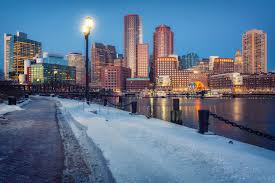
#> input picture OpenCV/Photos/boston.jpg, 275 x 183 px, found by its file name
$ python splitmerge.py
#> lines starting #> are read from the running program, lines starting #| are printed output that depends on the picture
import cv2 as cv
import numpy as np


img = cv.imread('Opencv/Photos/boston.jpg')
#> img is the input picture: shape (183, 275, 3); mean B, G, R 137.6, 113.8, 95.6
cv.imshow("boston",img)

# 1. display b,g,r from the img
b,g,r=cv.split(img)
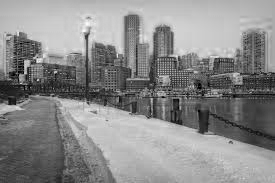
#> b: shape (183, 275); min 0, max 251, mean 137.6
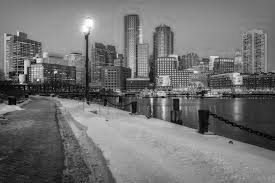
#> g: shape (183, 275); min 0, max 255, mean 113.8
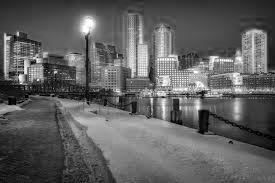
#> r: shape (183, 275); min 0, max 255, mean 95.6
cv.imshow("Blue",b)
cv.imshow("Red",r)
cv.imshow("Green",g)

print(f'img.shape {img.shape} , b.shape {b.shape} ,r.shape {r.shape} ,g.shape {g.shape}')
#| img.shape (183, 275, 3) , b.shape (183, 275) ,r.shape (183, 275) ,g.shape (183, 275)

# 2.Merged bgr
merged = cv.merge([r,b,g])
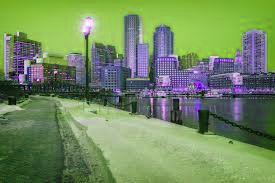
#> merged: shape (183, 275, 3); mean of channels 0, 1, 2 95.6, 137.6, 113.8; drawn as B, G, R
cv.imshow('merged image', merged)

# 3.Combine Blank with B,g,r
blank=np.zeros(img.shape[:2],dtype='uint8')
blue=cv.merge([b,blank,blank])
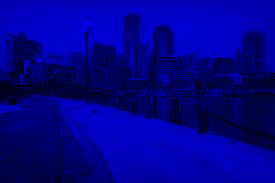
#> blue: shape (183, 275, 3); mean of channels 0, 1, 2 137.6, 0, 0; drawn as B, G, R
red=cv.merge([blank,blank,r])
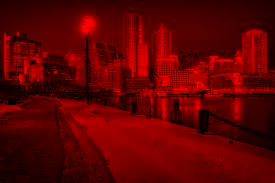
#> red: shape (183, 275, 3); mean of channels 0, 1, 2 0, 0, 95.6; drawn as B, G, R
green=cv.merge([blank,g,blank])
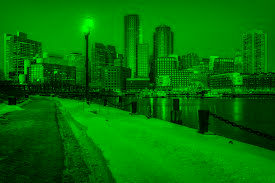
#> green: shape (183, 275, 3); mean of channels 0, 1, 2 0, 113.8, 0; drawn as B, G, R
cv.imshow("Blank --> Blue",blue)
cv.imshow("Blank --> Red",red)
cv.imshow("Blank --> Green",green)

cv.waitKey(0)

$ run again, with OpenCV/Photos/cat_large.jpg copied over OpenCV/Photos/boston.jpg
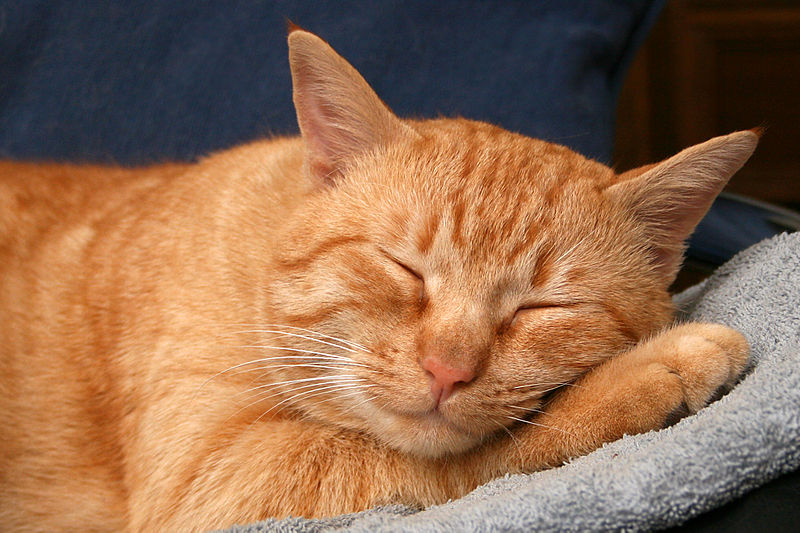
#> input picture OpenCV/Photos/cat_large.jpg, 800 x 533 px, found by its file name
#> img is the input picture: shape (533, 800, 3); mean B, G, R 79.6, 107.6, 146.1
#| img.shape (533, 800, 3) , b.shape (533, 800) ,r.shape (533, 800) ,g.shape (533, 800)
#> `red=cv.merge([blank,blank,r])`:
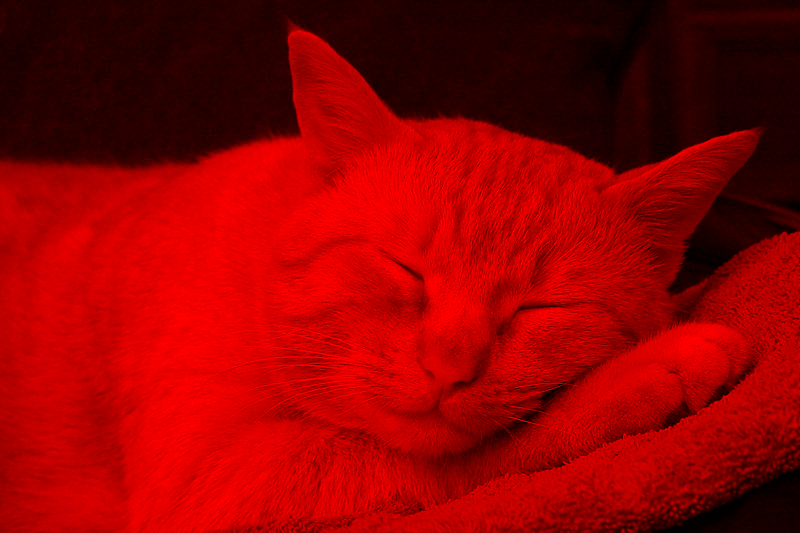
#> red: shape (533, 800, 3); mean of channels 0, 1, 2 0, 0, 146.1; drawn as B, G, R
#> `green=cv.merge([blank,g,blank])`:
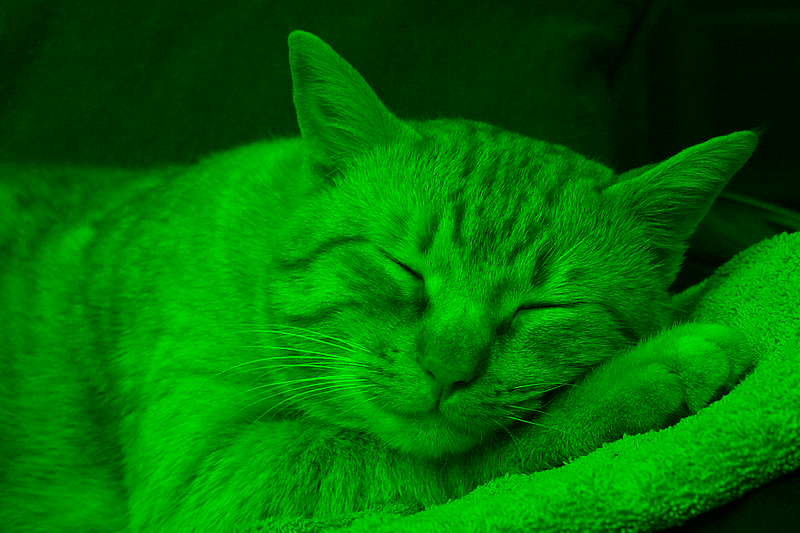
#> green: shape (533, 800, 3); mean of channels 0, 1, 2 0, 107.6, 0; drawn as B, G, R

$ run again, with OpenCV/Photos/cats 2.jpg copied over OpenCV/Photos/boston.jpg
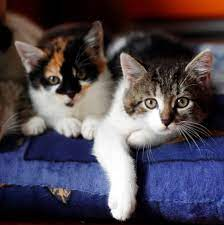
#> input picture OpenCV/Photos/cats 2.jpg, 224 x 225 px, found by its file name
#> img is the input picture: shape (225, 224, 3); mean B, G, R 80.7, 70.2, 78
#| img.shape (225, 224, 3) , b.shape (225, 224) ,r.shape (225, 224) ,g.shape (225, 224)
#> `red=cv.merge([blank,blank,r])`:
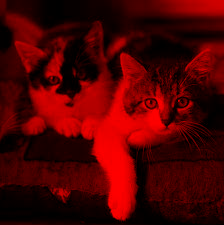
#> red: shape (225, 224, 3); mean of channels 0, 1, 2 0, 0, 78; drawn as B, G, R
#> `green=cv.merge([blank,g,blank])`:
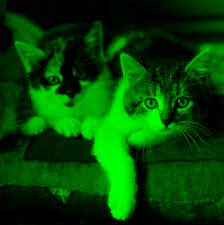
#> green: shape (225, 224, 3); mean of channels 0, 1, 2 0, 70.2, 0; drawn as B, G, R
